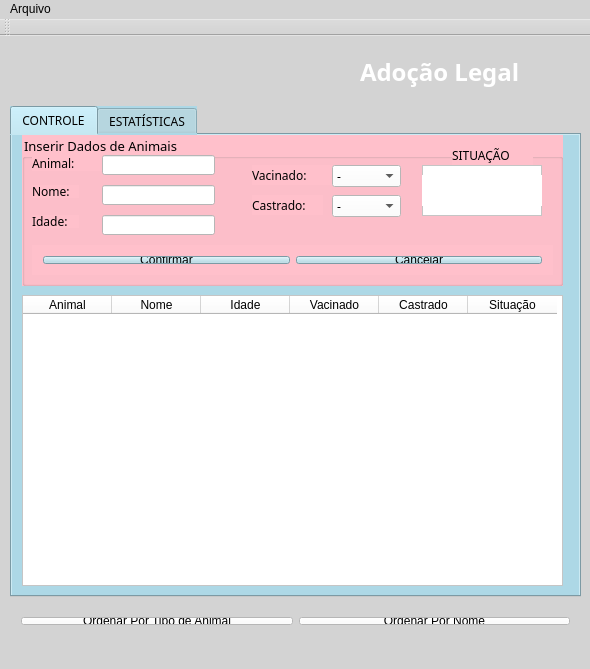
<?xml version="1.0" encoding="UTF-8"?>
<ui version="4.0">
 <class>MainWindow</class>
 <widget class="QMainWindow" name="MainWindow">
  <property name="geometry">
   <rect>
    <x>0</x>
    <y>0</y>
    <width>590</width>
    <height>669</height>
   </rect>
  </property>
  <property name="windowTitle">
   <string>MainWindow</string>
  </property>
  <property name="styleSheet">
   <string notr="true">background-color: lightgrey;</string>
  </property>
  <widget class="QWidget" name="centralWidget">
   <widget class="QTabWidget" name="tabWidget">
    <property name="geometry">
     <rect>
      <x>10</x>
      <y>70</y>
      <width>571</width>
      <height>491</height>
     </rect>
    </property>
    <property name="font">
     <font>
      <family>Segoe Script</family>
     </font>
    </property>
    <property name="styleSheet">
     <string notr="true">background-color: lightblue;</string>
    </property>
    <property name="currentIndex">
     <number>0</number>
    </property>
    <widget class="QWidget" name="widget">
     <attribute name="title">
      <string>CONTROLE</string>
     </attribute>
     <widget class="QGroupBox" name="groupBox">
      <property name="geometry">
       <rect>
        <x>10</x>
        <y>0</y>
        <width>541</width>
        <height>151</height>
       </rect>
      </property>
      <property name="font">
       <font>
        <family>Segoe Script</family>
        <pointsize>10</pointsize>
       </font>
      </property>
      <property name="styleSheet">
       <string notr="true">background-color: pink</string>
      </property>
      <property name="title">
       <string>Inserir Dados de Animais</string>
      </property>
      <widget class="QLabel" name="label">
       <property name="geometry">
        <rect>
         <x>10</x>
         <y>20</y>
         <width>71</width>
         <height>16</height>
        </rect>
       </property>
       <property name="font">
        <font>
         <family>Segoe Script</family>
        </font>
       </property>
       <property name="text">
        <string>Animal:</string>
       </property>
      </widget>
      <widget class="QLineEdit" name="line_animal">
       <property name="geometry">
        <rect>
         <x>80</x>
         <y>20</y>
         <width>113</width>
         <height>20</height>
        </rect>
       </property>
       <property name="styleSheet">
        <string notr="true">background-color: white;</string>
       </property>
      </widget>
      <widget class="QLabel" name="label_2">
       <property name="geometry">
        <rect>
         <x>10</x>
         <y>50</y>
         <width>47</width>
         <height>13</height>
        </rect>
       </property>
       <property name="font">
        <font>
         <family>Segoe Script</family>
        </font>
       </property>
       <property name="text">
        <string>Nome:</string>
       </property>
      </widget>
      <widget class="QLabel" name="label_3">
       <property name="geometry">
        <rect>
         <x>10</x>
         <y>80</y>
         <width>47</width>
         <height>13</height>
        </rect>
       </property>
       <property name="font">
        <font>
         <family>Segoe Script</family>
        </font>
       </property>
       <property name="text">
        <string>Idade:</string>
       </property>
      </widget>
      <widget class="QLabel" name="label_4">
       <property name="geometry">
        <rect>
         <x>230</x>
         <y>30</y>
         <width>81</width>
         <height>20</height>
        </rect>
       </property>
       <property name="font">
        <font>
         <family>Segoe Script</family>
        </font>
       </property>
       <property name="text">
        <string>Vacinado:</string>
       </property>
      </widget>
      <widget class="QLabel" name="label_5">
       <property name="geometry">
        <rect>
         <x>230</x>
         <y>60</y>
         <width>71</width>
         <height>20</height>
        </rect>
       </property>
       <property name="font">
        <font>
         <family>Segoe Script</family>
        </font>
       </property>
       <property name="text">
        <string>Castrado:</string>
       </property>
      </widget>
      <widget class="QLabel" name="label_6">
       <property name="geometry">
        <rect>
         <x>430</x>
         <y>10</y>
         <width>81</width>
         <height>20</height>
        </rect>
       </property>
       <property name="font">
        <font>
         <family>Segoe Script</family>
        </font>
       </property>
       <property name="text">
        <string>SITUAÇÃO</string>
       </property>
      </widget>
      <widget class="QLineEdit" name="line_nome">
       <property name="geometry">
        <rect>
         <x>80</x>
         <y>50</y>
         <width>113</width>
         <height>20</height>
        </rect>
       </property>
       <property name="styleSheet">
        <string notr="true">background-color: white;</string>
       </property>
      </widget>
      <widget class="QLineEdit" name="line_idade">
       <property name="geometry">
        <rect>
         <x>80</x>
         <y>80</y>
         <width>113</width>
         <height>20</height>
        </rect>
       </property>
       <property name="styleSheet">
        <string notr="true">background-color: white;</string>
       </property>
      </widget>
      <widget class="QComboBox" name="cbox_vacinado">
       <property name="geometry">
        <rect>
         <x>310</x>
         <y>30</y>
         <width>69</width>
         <height>22</height>
        </rect>
       </property>
       <property name="font">
        <font>
         <family>Segoe Script</family>
        </font>
       </property>
       <property name="styleSheet">
        <string notr="true">background-color: white;</string>
       </property>
       <item>
        <property name="text">
         <string>-</string>
        </property>
       </item>
       <item>
        <property name="text">
         <string>NAO</string>
        </property>
       </item>
       <item>
        <property name="text">
         <string>SIM</string>
        </property>
       </item>
      </widget>
      <widget class="QComboBox" name="cbox_castrado">
       <property name="geometry">
        <rect>
         <x>310</x>
         <y>60</y>
         <width>69</width>
         <height>22</height>
        </rect>
       </property>
       <property name="font">
        <font>
         <family>Segoe Script</family>
        </font>
       </property>
       <property name="styleSheet">
        <string notr="true">background-color: white;</string>
       </property>
       <item>
        <property name="text">
         <string>-</string>
        </property>
       </item>
       <item>
        <property name="text">
         <string>NAO</string>
        </property>
       </item>
       <item>
        <property name="text">
         <string>SIM</string>
        </property>
       </item>
      </widget>
      <widget class="QFrame" name="frame">
       <property name="geometry">
        <rect>
         <x>400</x>
         <y>30</y>
         <width>120</width>
         <height>51</height>
        </rect>
       </property>
       <property name="styleSheet">
        <string notr="true">background-color: white;</string>
       </property>
       <property name="frameShape">
        <enum>QFrame::StyledPanel</enum>
       </property>
       <property name="frameShadow">
        <enum>QFrame::Raised</enum>
       </property>
       <widget class="QLabel" name="lbl_situacao">
        <property name="geometry">
         <rect>
          <x>0</x>
          <y>10</y>
          <width>121</width>
          <height>31</height>
         </rect>
        </property>
        <property name="font">
         <font>
          <pointsize>10</pointsize>
         </font>
        </property>
        <property name="text">
         <string/>
        </property>
        <property name="alignment">
         <set>Qt::AlignCenter</set>
        </property>
       </widget>
      </widget>
      <widget class="QWidget" name="layoutWidget">
       <property name="geometry">
        <rect>
         <x>10</x>
         <y>110</y>
         <width>521</width>
         <height>30</height>
        </rect>
       </property>
       <layout class="QHBoxLayout" name="horizontalLayout">
        <item>
         <widget class="QPushButton" name="btn_confirm">
          <property name="styleSheet">
           <string notr="true">background-color: LIGHTBLUE;</string>
          </property>
          <property name="text">
           <string>Confirmar</string>
          </property>
         </widget>
        </item>
        <item>
         <widget class="QPushButton" name="btn_cancel">
          <property name="styleSheet">
           <string notr="true">background-color: LIGHTBLUE;</string>
          </property>
          <property name="text">
           <string>Cancelar</string>
          </property>
         </widget>
        </item>
       </layout>
      </widget>
     </widget>
     <widget class="QTableWidget" name="tbl_Animal">
      <property name="geometry">
       <rect>
        <x>10</x>
        <y>160</y>
        <width>541</width>
        <height>291</height>
       </rect>
      </property>
      <property name="styleSheet">
       <string notr="true">background-color: white;</string>
      </property>
      <attribute name="horizontalHeaderDefaultSectionSize">
       <number>89</number>
      </attribute>
      <column>
       <property name="text">
        <string>Animal</string>
       </property>
      </column>
      <column>
       <property name="text">
        <string>Nome</string>
       </property>
      </column>
      <column>
       <property name="text">
        <string>Idade</string>
       </property>
      </column>
      <column>
       <property name="text">
        <string>Vacinado</string>
       </property>
      </column>
      <column>
       <property name="text">
        <string>Castrado</string>
       </property>
      </column>
      <column>
       <property name="text">
        <string>Situação</string>
       </property>
      </column>
     </widget>
     <zorder>tbl_Animal</zorder>
     <zorder>groupBox</zorder>
    </widget>
    <widget class="QWidget" name="tab_2">
     <attribute name="title">
      <string>ESTATÍSTICAS</string>
     </attribute>
     <widget class="QGroupBox" name="groupBox_adocao">
      <property name="geometry">
       <rect>
        <x>20</x>
        <y>30</y>
        <width>511</width>
        <height>131</height>
       </rect>
      </property>
      <property name="font">
       <font>
        <family>Segoe Script</family>
        <pointsize>11</pointsize>
       </font>
      </property>
      <property name="styleSheet">
       <string notr="true">background-color:white</string>
      </property>
      <property name="title">
       <string>Animais prontos para adoção:</string>
      </property>
      <widget class="QLabel" name="lbl_pronto_pra_adocao">
       <property name="geometry">
        <rect>
         <x>40</x>
         <y>45</y>
         <width>131</width>
         <height>61</height>
        </rect>
       </property>
       <property name="font">
        <font>
         <pointsize>18</pointsize>
        </font>
       </property>
       <property name="text">
        <string/>
       </property>
      </widget>
     </widget>
     <widget class="QGroupBox" name="groupBox_3">
      <property name="geometry">
       <rect>
        <x>20</x>
        <y>190</y>
        <width>511</width>
        <height>131</height>
       </rect>
      </property>
      <property name="font">
       <font>
        <family>Segoe Script</family>
        <pointsize>11</pointsize>
       </font>
      </property>
      <property name="styleSheet">
       <string notr="true">background-color:white</string>
      </property>
      <property name="title">
       <string>Animais vacinados:</string>
      </property>
      <widget class="QLabel" name="lbl_vacinado">
       <property name="geometry">
        <rect>
         <x>30</x>
         <y>50</y>
         <width>131</width>
         <height>61</height>
        </rect>
       </property>
       <property name="font">
        <font>
         <pointsize>18</pointsize>
        </font>
       </property>
       <property name="text">
        <string/>
       </property>
      </widget>
     </widget>
     <widget class="QPushButton" name="pushButton">
      <property name="geometry">
       <rect>
        <x>150</x>
        <y>350</y>
        <width>281</width>
        <height>23</height>
       </rect>
      </property>
      <property name="font">
       <font>
        <family>Segoe Script</family>
        <pointsize>10</pointsize>
       </font>
      </property>
      <property name="styleSheet">
       <string notr="true">background-color:white</string>
      </property>
      <property name="text">
       <string>CALCULAR ESTATÍSTICAS</string>
      </property>
     </widget>
    </widget>
   </widget>
   <widget class="QWidget" name="widget" native="true">
    <property name="geometry">
     <rect>
      <x>-10</x>
      <y>0</y>
      <width>611</width>
      <height>91</height>
     </rect>
    </property>
    <property name="styleSheet">
     <string notr="true">background-color: lightgrey;</string>
    </property>
    <widget class="QLabel" name="label_7">
     <property name="geometry">
      <rect>
       <x>370</x>
       <y>10</y>
       <width>551</width>
       <height>51</height>
      </rect>
     </property>
     <property name="font">
      <font>
       <family>Segoe Script</family>
       <pointsize>18</pointsize>
       <weight>75</weight>
       <bold>true</bold>
      </font>
     </property>
     <property name="styleSheet">
      <string notr="true">COLOR:WHITE</string>
     </property>
     <property name="text">
      <string>Adoção Legal</string>
     </property>
    </widget>
   </widget>
   <widget class="QWidget" name="">
    <property name="geometry">
     <rect>
      <x>10</x>
      <y>570</y>
      <width>571</width>
      <height>30</height>
     </rect>
    </property>
    <layout class="QHBoxLayout" name="horizontalLayout_2">
     <item>
      <widget class="QPushButton" name="pushButton_2">
       <property name="styleSheet">
        <string notr="true">background-color: white;</string>
       </property>
       <property name="text">
        <string>Ordenar Por Tipo de Animal</string>
       </property>
      </widget>
     </item>
     <item>
      <widget class="QPushButton" name="pushButton_3">
       <property name="styleSheet">
        <string notr="true">background-color: white;</string>
       </property>
       <property name="text">
        <string>Ordenar Por Nome</string>
       </property>
      </widget>
     </item>
    </layout>
    <zorder>pushButton_2</zorder>
    <zorder>pushButton_3</zorder>
   </widget>
   <zorder>widget</zorder>
   <zorder>tabWidget</zorder>
   <zorder>pushButton_2</zorder>
   <zorder>pushButton_3</zorder>
  </widget>
  <widget class="QMenuBar" name="menuBar">
   <property name="geometry">
    <rect>
     <x>0</x>
     <y>0</y>
     <width>590</width>
     <height>26</height>
    </rect>
   </property>
   <widget class="QMenu" name="menuArquivo">
    <property name="title">
     <string>Arquivo</string>
    </property>
    <addaction name="actionSalvar_Animais"/>
    <addaction name="actionCarregar_Animais"/>
   </widget>
   <addaction name="menuArquivo"/>
  </widget>
  <widget class="QToolBar" name="mainToolBar">
   <attribute name="toolBarArea">
    <enum>TopToolBarArea</enum>
   </attribute>
   <attribute name="toolBarBreak">
    <bool>false</bool>
   </attribute>
  </widget>
  <widget class="QStatusBar" name="statusBar"/>
  <action name="actionSalvar_Animais">
   <property name="text">
    <string>Salvar Animais</string>
   </property>
  </action>
  <action name="actionCarregar_Animais">
   <property name="text">
    <string>Carregar Animais</string>
   </property>
  </action>
 </widget>
 <layoutdefault spacing="6" margin="11"/>
 <resources/>
 <connections/>
</ui>
